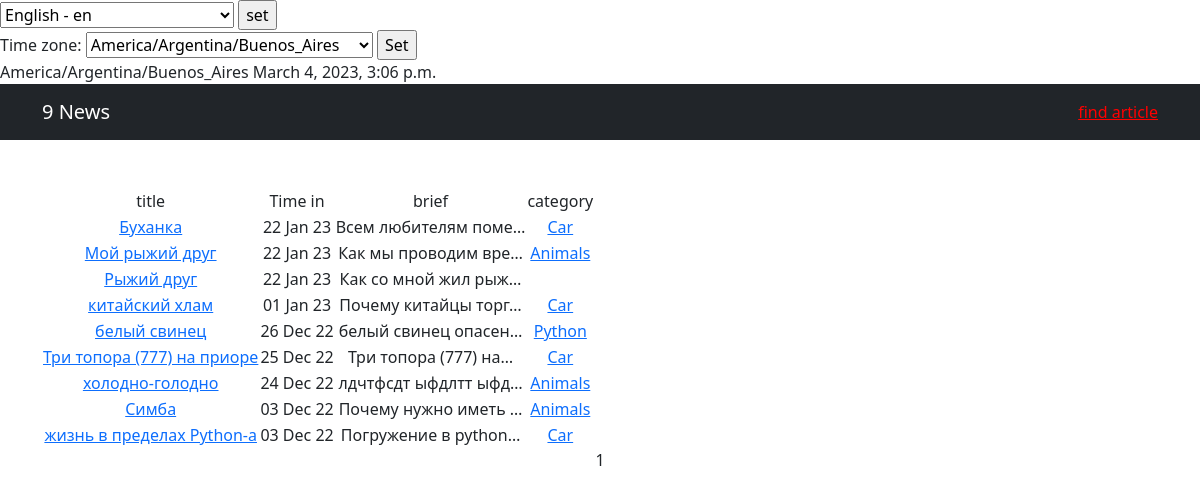
The page /news/ on the database as committed earlier.
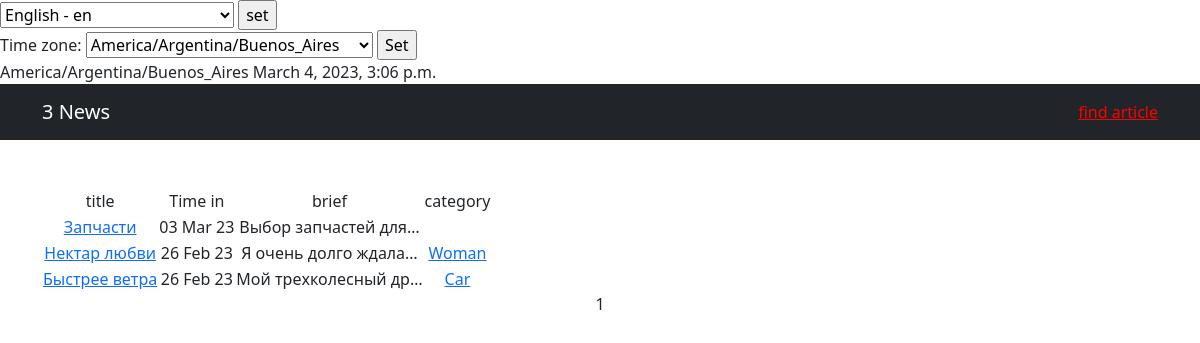
The same page on the database as committed later.
### news/models.py (models this page shows, shortened)
class Post(models.Model):
    author = models.ForeignKey(Author, on_delete=models.CASCADE, help_text=_('Author'))
    category = models.ManyToManyField(Category, through='PostCategory', help_text=_('Category'))
    NEWS = 'NE'
    ARTICLE = 'AR'
    CATEGORY_CHOICES = (
        (NEWS, _('Новости')),
        (ARTICLE, _('Статья'))
    )
    change_news = models.CharField(max_length=2, choices=CATEGORY_CHOICES, default=ARTICLE, help_text=_('change news'))
    time_in = models.DateTimeField(auto_now_add=True, help_text=_('time in'))
    head_news = models.CharField(max_length=128, help_text=_('head news'))
    text_news = models.TextField(help_text=_('text news'))
    rate_news = models.SmallIntegerField(default=0, help_text=_('rate news'))

class Category(models.Model):
    category = models.CharField(max_length=64, unique=True, help_text=_('Category'))
    subscribers = models.ManyToManyField(User, related_name='categories', help_text=_('Subscribers'))
    def __str__(self):
        return f'{self.category}'

### news/views.py (the view, shortened to what this page needs)
# urls.py: path('', News.as_view(), name='news'),
class News(ListView):
    model = Post
    ordering = '-time_in'
    template_name = 'news.html'
    context_object_name = 'news'
    paginate_by = 10
    def get_context_data(self, **kwargs):
        current_time = timezone.localtime(timezone.now())
        context = super().get_context_data(**kwargs)
        context['current_time'] = current_time
        context['timezones'] = pytz.common_timezones
        return context

### news/templatetags/custom_filters.py (called while the page is built)
@register.filter()
def censor(word, code="*"):
    wordMat = word.lower().translate(str.maketrans('', '', string.punctuation + string.digits))
    for mat in list_mat:
        while mat in wordMat:
            word_a = wordMat.replace(mat[1:], code * (len(mat) - 1))
            print(word_a)
            wordMat = word_a
            word = wordMat
    return f'{word}'

@register.simple_tag(name="get_hour")
def current_hour():
    now = datetime.now()
    return now.strftime("%H")

### templates/news.html (shortened to what this page needs)
{% extends 'flatpages/default.html' %}
{% load i18n %}
{% load custom_filters %}
{% block title %}
{{news|length}} {% trans "Новости" %}
<a style="color: red" href="{% url 'search' %}">{% trans "Найти статью" %}</a>
{% endblock title %}
{% block content %}
<table>
    <tr>
        <td>{% trans "Заголовок" %}</td>
        <td>{% trans "Дата публикации" %}</td>
        <td>{% trans "Кратко" %}</td>
        <td>{% trans "Категория" %}</td>
    </tr>
    {% if news %}
        {% for new in news %}
        <tr>
            <td><a href="/news/{{new.pk}}">{{new.head_news|censor}}</a></td>
            <td>{{new.time_in|date:"d M y"}}</td>
            <td>{{new.text_news|censor|truncatechars:20}}</td>
            {% for category in new.category.all %}
            <td><a href="{% url 'category_list' category.id %}">{{ category }}</a></td>
            {% endfor %}
            <td>
            </td>
        </tr>
        {% endfor %}
    {% else %}
        <h3>{% trans "В данный момент пока еще нет статей" %}</h3>
    {% endif %}
</table>
    {{ page_obj.number }}
{% endblock content %}

### templates/flatpages/default.html (shortened to what this page needs)
<!DOCTYPE html>
{% load i18n %}
{% load tz %}
{% load static %}
{% load custom_filters %}
<html lang="en">
    <head>
        <link href="{% static 'css/styles.css' %}" rel="stylesheet" />
        {% get_hour as HOUR %}
    </head>
    <body>
    <form action="{% url 'set_language' %}" method="POST"> {% csrf_token %}
        {% get_current_language as LANGUAGE_CODE %}
        <select name="language" id="">
            {% get_available_languages as LANGUAGES %}
            {% get_language_info_list for LANGUAGES as languages %}
            {% for language in languages %}
                <option value="{{language.code}}" {% if language.code == LANGUAGE_CODE %} selected {% endif %}>
                    {{ language.name_local }} - {{ language.code }}
                </option>
            {% endfor %}
        </select>
        <input type="submit" value="set">
    </form>
    {% get_current_timezone as TIME_ZONE %}
    <form action="" method="POST">
        <label for="timezone">Time zone:</label>
        <select name="timezone">
            {% for tz in timezones %}
            <option value="{{ tz }}"{% if tz == TIME_ZONE %} selected {% endif %}>{{ tz }}</option>
            {% endfor %}
        </select>
        <input type="submit" value="Set">
    </form>
    {{ TIME_ZONE }}
    {{ current_time|timezone:TIME_ZONE }}
        <nav class="navbar navbar-expand-lg navbar-dark bg-dark">
            <div class="container">
                <a class="navbar-brand">{% block title %}{% endblock title %}</a>
            </div>
        </nav>
        <div class="container">
            <div class="text-center mt-5">
                {% block content %}{% endblock content %}
            </div>
        </div>
    </body>
</html>

Rows that differ between the two databases and show on the page:
removed Post: head_news|censor "Буханка", time_in "22 Jan 23", text_news|censor "Всем любителям поме…", Category (category "Car")
removed Post: head_news|censor "Мой рыжий друг", time_in "22 Jan 23", text_news|censor "Как мы проводим вре…"
removed Category: category "Animals"
removed Post: head_news|censor "Рыжий друг", time_in "22 Jan 23", text_news|censor "Как со мной жил рыж…"
removed Post: head_news|censor "китайский хлам", time_in "01 Jan 23", text_news|censor "Почему китайцы торг…", Category (category "Car")
removed Post: head_news|censor "белый свинец", time_in "26 Dec 22", text_news|censor "белый свинец опасен…", Category (category "Python")
removed Post: head_news|censor "Три топора (777) на приоре", time_in "25 Dec 22", text_news|censor "Три топора (777) на…", Category (category "Car")
removed Post: head_news|censor "холодно-голодно", time_in "24 Dec 22", text_news|censor "лдчтфсдт ыфдлтт ыфд…"
removed Post: head_news|censor "Симба", time_in "03 Dec 22", text_news|censor "Почему нужно иметь …"
removed Post: head_news|censor "жизнь в пределах Python-а", time_in "03 Dec 22", text_news|censor "Погружение в python…", Category (category "Car")
added Post: head_news|censor "Запчасти", time_in "03 Mar 23", text_news|censor "Выбор запчастей для…"
added Post: head_news|censor "Нектар любви", time_in "26 Feb 23", text_news|censor "Я очень долго ждала…", Category (category "Woman")
added Post: head_news|censor "Быстрее ветра", time_in "26 Feb 23", text_news|censor "Мой трехколесный др…", Category (category "Car")
Other text that changed with them:
{{ news|length }}: "9" → "3"
